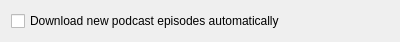
<?xml version="1.0" encoding="UTF-8"?>
<ui version="4.0">
 <class>PodcastSettingsPane</class>
 <widget class="QWidget" name="PodcastSettingsPane">
  <property name="geometry">
   <rect>
    <x>0</x>
    <y>0</y>
    <width>400</width>
    <height>37</height>
   </rect>
  </property>
  <property name="windowTitle">
   <string>Form</string>
  </property>
  <layout class="QVBoxLayout" name="verticalLayout">
   <item>
    <widget class="QCheckBox" name="autoDownloadBox">
     <property name="text">
      <string>Download new podcast episodes automatically</string>
     </property>
    </widget>
   </item>
  </layout>
 </widget>
 <resources/>
 <connections/>
</ui>
